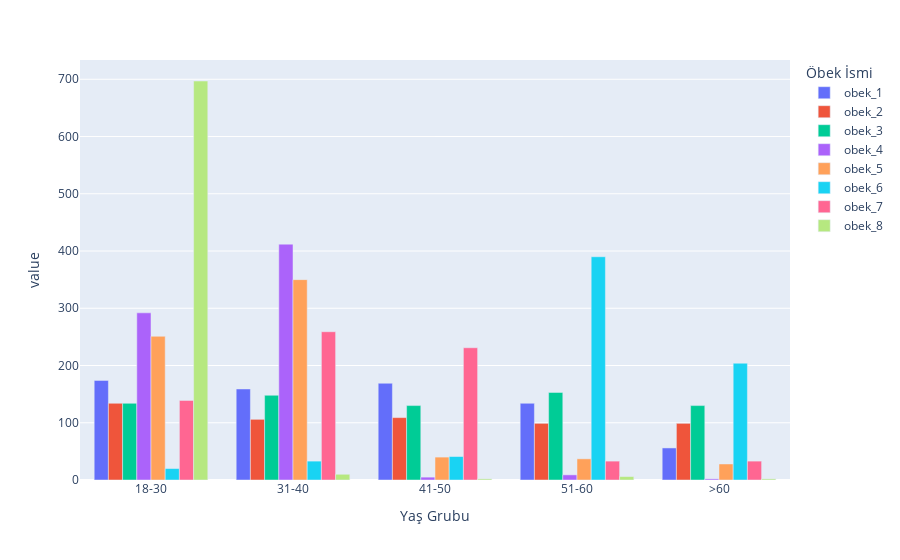

Notebook code for this chart:
### Code cell
import plotly.express as px

grouped = df2.groupby(['Yaş Grubu', 'Öbek İsmi'])
grouped_size = grouped.size().unstack()

fig = px.bar(grouped_size, barmode='group')
fig.show()

### Figure 1 — Plotly figure (JSON) as saved in the notebook; plotly's stock layout.template omitted (floating-point values rounded to 4 significant figures)
{"data": [{"alignmentgroup": "True", "hovertemplate": "Öbek İsmi=obek_1<br>Yaş Grubu=%{x}<br>value=%{y}<extra></extra>", "legendgroup": "obek_1", "marker": {"color": "#636efa", "pattern": {"shape": ""}}, "name": "obek_1", "offsetgroup": "obek_1", "orientation": "v", "showlegend": true, "textposition": "auto", "x": ["18-30", "31-40", "41-50", "51-60", ">60"], "xaxis": "x", "y": [174, 159, 169, 134, 56], "yaxis": "y", "type": "bar"}, {"alignmentgroup": "True", "hovertemplate": "Öbek İsmi=obek_2<br>Yaş Grubu=%{x}<br>value=%{y}<extra></extra>", "legendgroup": "obek_2", "marker": {"color": "#EF553B", "pattern": {"shape": ""}}, "name": "obek_2", "offsetgroup": "obek_2", "orientation": "v", "showlegend": true, "textposition": "auto", "x": ["18-30", "31-40", "41-50", "51-60", ">60"], "xaxis": "x", "y": [134, 106, 109, 99, 99], "yaxis": "y", "type": "bar"}, {"alignmentgroup": "True", "hovertemplate": "Öbek İsmi=obek_3<br>Yaş Grubu=%{x}<br>value=%{y}<extra></extra>", "legendgroup": "obek_3", "marker": {"color": "#00cc96", "pattern": {"shape": ""}}, "name": "obek_3", "offsetgroup": "obek_3", "orientation": "v", "showlegend": true, "textposition": "auto", "x": ["18-30", "31-40", "41-50", "51-60", ">60"], "xaxis": "x", "y": [134, 148, 130, 153, 130], "yaxis": "y", "type": "bar"}, {"alignmentgroup": "True", "hovertemplate": "Öbek İsmi=obek_4<br>Yaş Grubu=%{x}<br>value=%{y}<extra></extra>", "legendgroup": "obek_4", "marker": {"color": "#ab63fa", "pattern": {"shape": ""}}, "name": "obek_4", "offsetgroup": "obek_4", "orientation": "v", "showlegend": true, "textposition": "auto", "x": ["18-30", "31-40", "41-50", "51-60", ">60"], "xaxis": "x", "y": [292, 412, 5, 9, 2], "yaxis": "y", "type": "bar"}, {"alignmentgroup": "True", "hovertemplate": "Öbek İsmi=obek_5<br>Yaş Grubu=%{x}<br>value=%{y}<extra></extra>", "legendgroup": "obek_5", "marker": {"color": "#FFA15A", "pattern": {"shape": ""}}, "name": "obek_5", "offsetgroup": "obek_5", "orientation": "v", "showlegend": true, "textposition": "auto", "x": ["18-30", "31-40", "41-50", "51-60", ">60"], "xaxis": "x", "y": [251, 350, 40, 37, 28], "yaxis": "y", "type": "bar"}, {"alignmentgroup": "True", "hovertemplate": "Öbek İsmi=obek_6<br>Yaş Grubu=%{x}<br>value=%{y}<extra></extra>", "legendgroup": "obek_6", "marker": {"color": "#19d3f3", "pattern": {"shape": ""}}, "name": "obek_6", "offsetgroup": "obek_6", "orientation": "v", "showlegend": true, "textposition": "auto", "x": ["18-30", "31-40", "41-50", "51-60", ">60"], "xaxis": "x", "y": [20, 33, 41, 390, 204], "yaxis": "y", "type": "bar"}, {"alignmentgroup": "True", "hovertemplate": "Öbek İsmi=obek_7<br>Yaş Grubu=%{x}<br>value=%{y}<extra></extra>", "legendgroup": "obek_7", "marker": {"color": "#FF6692", "pattern": {"shape": ""}}, "name": "obek_7", "offsetgroup": "obek_7", "orientation": "v", "showlegend": true, "textposition": "auto", "x": ["18-30", "31-40", "41-50", "51-60", ">60"], "xaxis": "x", "y": [139, 259, 231, 33, 33], "yaxis": "y", "type": "bar"}, {"alignmentgroup": "True", "hovertemplate": "Öbek İsmi=obek_8<br>Yaş Grubu=%{x}<br>value=%{y}<extra></extra>", "legendgroup": "obek_8", "marker": {"color": "#B6E880", "pattern": {"shape": ""}}, "name": "obek_8", "offsetgroup": "obek_8", "orientation": "v", "showlegend": true, "textposition": "auto", "x": ["18-30", "31-40", "41-50", "51-60", ">60"], "xaxis": "x", "y": [697, 10, 2, 6, 2], "yaxis": "y", "type": "bar"}], "layout": {"xaxis": {"anchor": "y", "domain": [0, 1], "title": {"text": "Yaş Grubu"}}, "yaxis": {"anchor": "x", "domain": [0, 1], "title": {"text": "value"}}, "legend": {"title": {"text": "Öbek İsmi"}, "tracegroupgap": 0}, "margin": {"t": 60}, "barmode": "group"}}
